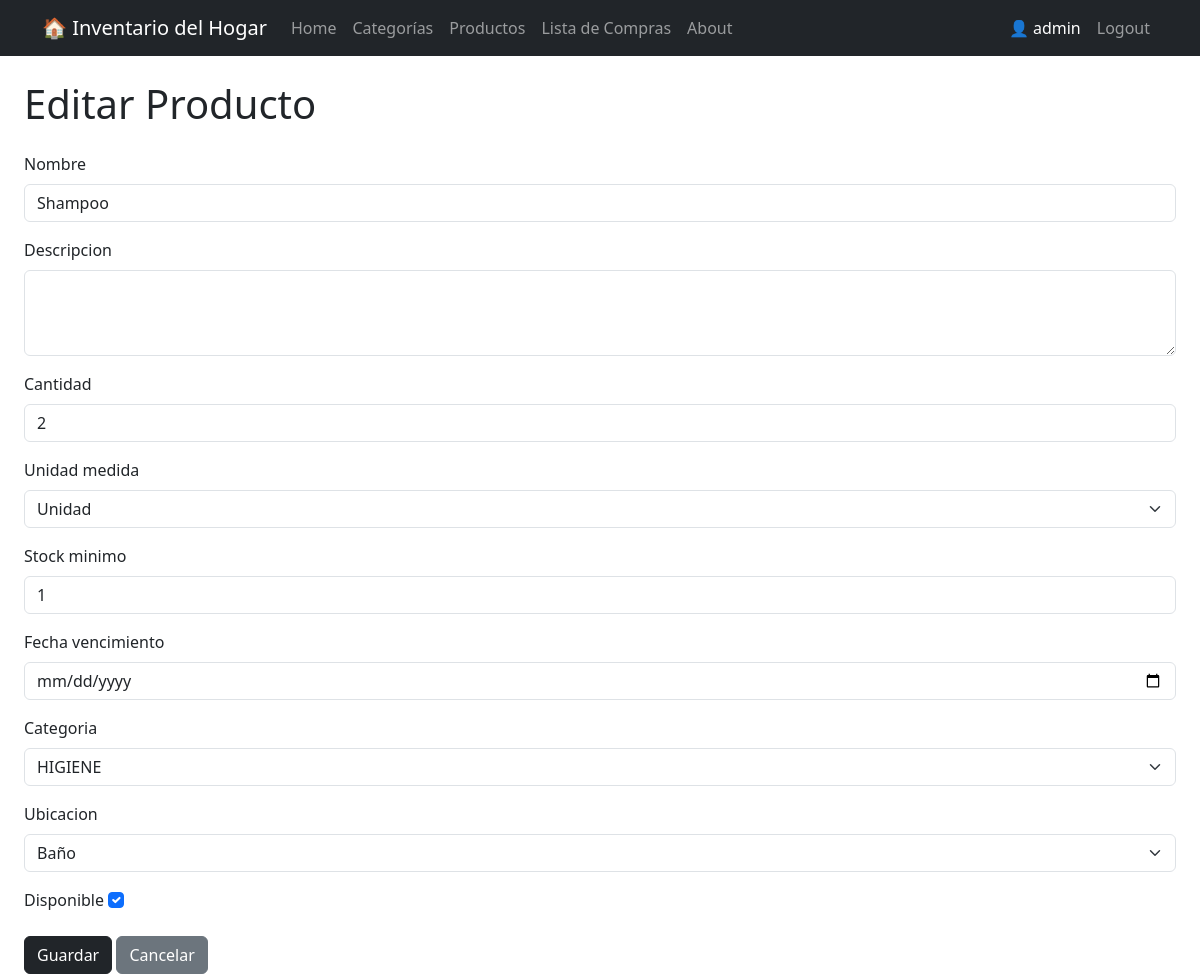
The app's page /productos/editar/2/ (signed in), older data.
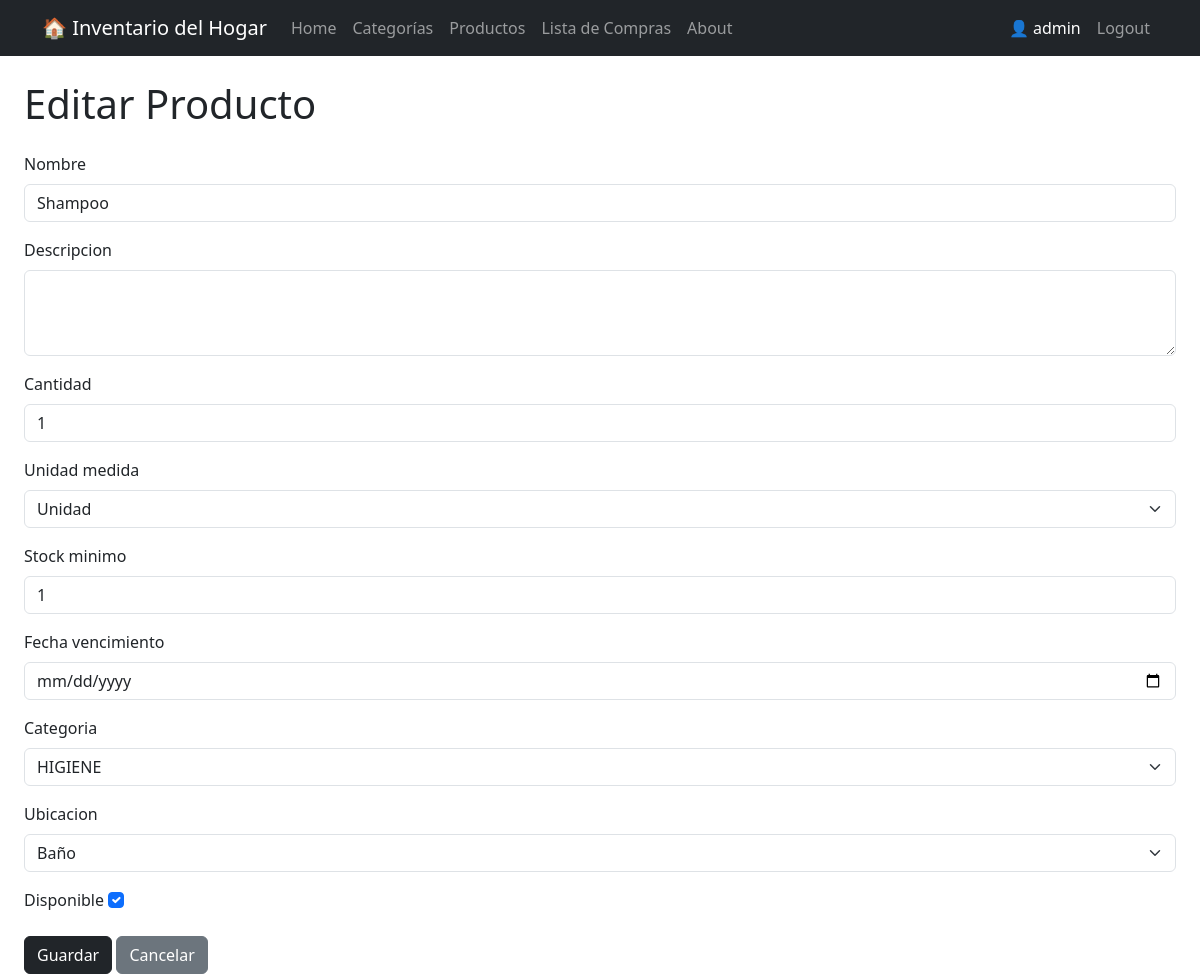
The same page, newer data.
### productos/models.py (models this page shows, shortened)
class Producto(models.Model):
    class UnidadMedida(models.TextChoices):
        KG = 'KG', 'Kilogramo'
        GR = 'GR', 'Gramo'
        LT = 'LT', 'Litro'
        ML = 'ML', 'Mililitro'
        UNIDAD = 'UNIDAD', 'Unidad'
    class Ubicacion(models.TextChoices):
        ALACENA = 'ALACENA', 'Alacena'
        HELADERA = 'HELADERA', 'Heladera'
        FREEZER = 'FREEZER', 'Freezer'
        DESPENSA = 'DESPENSA', 'Despensa'
        BAÑO="BAÑO" ,"Baño"
    nombre = models.CharField(max_length=100)
    descripcion = models.TextField(null=True, blank=True)
    cantidad = models.IntegerField()
    unidad_medida = models.CharField(max_length=10, choices=UnidadMedida.choices)
    stock_minimo = models.IntegerField()
    fecha_vencimiento = models.DateField(null=True, blank=True)
    categoria = models.ForeignKey(Categoria, on_delete=models.CASCADE)
    ubicacion = models.CharField(max_length=10, choices=Ubicacion.choices)
    disponible = models.BooleanField(default=True)

### productos/views.py (the view)
# urls.py: path('editar/<int:pk>/', views.editar_producto, name='editar'),
@login_required
def editar_producto(request, pk):
    producto = get_object_or_404(Producto, pk=pk)
    if request.method == 'POST':
        form = ProductoForm(request.POST, instance=producto)
        if form.is_valid():
            form.save()
            return redirect('productos:lista')
    else:
        form = ProductoForm(instance=producto)
    return render(request, 'productos/editar_producto.html', {'form': form})

### productos/forms.py
class ProductoForm(forms.ModelForm):
    class Meta:
        model = Producto
        fields = ['nombre', 'descripcion', 'cantidad', 'unidad_medida', 'stock_minimo', 'fecha_vencimiento', 'categoria', 'ubicacion', 'disponible']
        widgets = {
            'nombre': forms.TextInput(attrs={'class': 'form-control'}),
            'descripcion': forms.Textarea(attrs={'class': 'form-control', 'rows': 3}),
            'cantidad': forms.NumberInput(attrs={'class': 'form-control'}),
            'unidad_medida': forms.Select(attrs={'class': 'form-select'}),
            'stock_minimo': forms.NumberInput(attrs={'class': 'form-control'}),
            'fecha_vencimiento': forms.DateInput(attrs={'class': 'form-control', 'type': 'date'}),
            'categoria': forms.Select(attrs={'class': 'form-select'}),
            'ubicacion': forms.Select(attrs={'class': 'form-select'}),
            'disponible': forms.CheckboxInput(attrs={'class': 'form-check-input'}),
        }

### categorias/models.py (called while the page is built)
    def __str__(self):
        return f"{self.nombre.upper()}"

### productos/templates/productos/editar_producto.html (shortened to what this page needs)
{% extends 'core/base.html' %}
{% block content %}
    <h1 class="mb-4">Editar Producto</h1>
    <form method="POST">
        {% for field in form %}
            <div class="mb-3">
                <label class="form-label">{{ field.label }}</label>
                {{ field }}
            </div>
        {% endfor %}
        <button type="submit" class="btn btn-dark">Guardar</button>
        <a href="{% url 'productos:lista' %}" class="btn btn-secondary">Cancelar</a>
    </form>
{% endblock %}

Row changes from the older to the newer data that the page shows:
changed Producto "Shampoo": cantidad "2" → "1"
